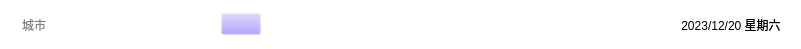
    <widget class="QWidget" name="widget_13" native="true">
     <property name="geometry">
      <rect>
       <x>0</x>
       <y>0</y>
       <width>801</width>
       <height>49</height>
      </rect>
     </property>
     <property name="styleSheet">
      <string notr="true">background-color: rgba(0, 170, 255,0);</string>
     </property>
     <layout class="QHBoxLayout" name="horizontalLayout_8">
      <property name="leftMargin">
       <number>15</number>
      </property>
      <property name="rightMargin">
       <number>20</number>
      </property>
      <item>
       <widget class="QLineEdit" name="leCity_2">
        <property name="minimumSize">
         <size>
          <width>200</width>
          <height>0</height>
         </size>
        </property>
        <property name="maximumSize">
         <size>
          <width>200</width>
          <height>16777215</height>
         </size>
        </property>
        <property name="styleSheet">
         <string notr="true">font: 14pt &quot;Microsoft YaHei UI&quot;;
background-color: rgb(255, 255, 255);
border-radius: 4px;
padding: 1px 5px</string>
        </property>
        <property name="placeholderText">
         <string>城市</string>
        </property>
       </widget>
      </item>
      <item>
       <widget class="QPushButton" name="btnSearch_2">
        <property name="styleSheet">
         <string notr="true">QPushButton{
	background-color: rgba(157, 133, 255,0);
}
QPushButton:hover{
	background-color: rgba( 41, 102, 147,0.5);
	color:white;
}




                    
</string>
        </property>
        <property name="text">
         <string/>
        </property>
        <property name="icon">
         <iconset resource="main.qrc">
          <normaloff>:/res/Search.svg</normaloff>:/res/Search.svg</iconset>
        </property>
       </widget>
      </item>
      <item>
       <spacer name="horizontalSpacer_6">
        <property name="orientation">
         <enum>Qt::Horizontal</enum>
        </property>
        <property name="sizeHint" stdset="0">
         <size>
          <width>309</width>
          <height>20</height>
         </size>
        </property>
       </spacer>
      </item>
      <item>
       <widget class="QLabel" name="lblDate_2">
        <property name="styleSheet">
         <string notr="true">font: 20pt &quot;Arial&quot;;
background-color: rgba(255, 255, 255,0);</string>
        </property>
        <property name="text">
         <string>2023/12/20 星期六</string>
        </property>
        <property name="alignment">
         <set>Qt::AlignCenter</set>
        </property>
       </widget>
      </item>
     </layout>
    </widget>
